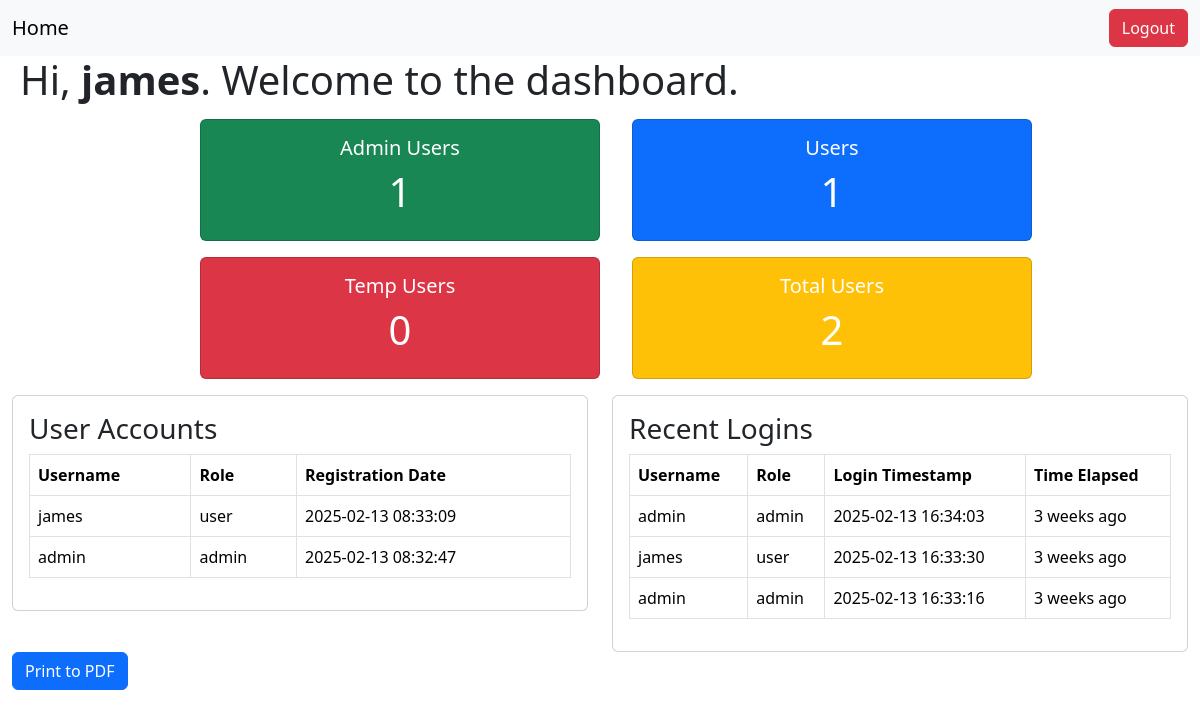
/admin/dashboard.php (signed in), run on the app's committed database.
### tables this page shows
CREATE TABLE `users` (
  `id` int(11) NOT NULL,
  `username` varchar(50) NOT NULL UNIQUE,   
  `password` varchar(255) NOT NULL,
  `user_type` enum('admin','user') NOT NULL DEFAULT 'user',
  `last_login` datetime DEFAULT NULL,
  `created_at` timestamp NOT NULL DEFAULT current_timestamp()
);

### admin/dashboard.php (the view, shortened to what this page needs)
<?php
require_once "../db/config.php";
function getUserStatistics($pdo) {
    $stats = [
        "admin" => 0,
        "user" => 0,
        "temp-user" => 0,
        "total" => 0
    ];
    $sql = "SELECT user_type, COUNT(*) as count FROM users GROUP BY user_type";
    if ($stmt = $pdo->prepare($sql)) {
        if ($stmt->execute()) {
            while ($row = $stmt->fetch(PDO::FETCH_ASSOC)) {
                $stats[$row["user_type"]] = $row["count"];
            }
        }
    }
    $stats["total"] = array_sum($stats);
    return $stats;
}
$userStats = getUserStatistics($pdo);
$userAccounts = [];
$sql = "SELECT username, user_type, created_at FROM users ORDER BY created_at DESC";
if ($stmt = $pdo->prepare($sql)) {
    if ($stmt->execute()) {
        $userAccounts = $stmt->fetchAll(PDO::FETCH_ASSOC);
    }
}
$recentLogins = [];
$sql = "SELECT u.username, u.user_type, l.login_time FROM login_logs l JOIN users u ON l.user_id = u.id ORDER BY l.login_time DESC";
if ($stmt = $pdo->prepare($sql)) {
    if ($stmt->execute()) {
        $recentLogins = $stmt->fetchAll(PDO::FETCH_ASSOC);
    }
}
?>
<!DOCTYPE html>
<html lang="en">
<head>
    <link href="https://cdn.jsdelivr.net/npm/bootstrap@5.3.3/dist/css/bootstrap.min.css" rel="stylesheet">
</head>
<body>
    <nav class="navbar navbar-expand-lg bg-body-tertiary">
        <div class="container-fluid">
            <a class="navbar-brand" href="dashboard.php">Home</a>
            <div class="collapse navbar-collapse" id="navbarSupportedContent">
                <form class="d-flex" role="search">
                    <a href="../logout.php" class="btn btn-danger">Logout</a>
                </form>
            </div>
        </div>
    </nav>
    <h1 style="margin-left:20px">Hi, <b><?php echo htmlspecialchars($_SESSION["username"]); ?></b>. Welcome to the dashboard.</h1>
<div id="dashboardContent">
    <div class="flex-container">
        <div class="card text-bg-success mb-3">
            <div class="card-body">
                <h5 class="card-title">Admin Users</h5>
                <h1 id="totalAdmins"><?php echo $userStats['admin']; ?></h1>
            </div>
        </div>
        <div class="card text-bg-primary mb-3">
            <div class="card-body">
                <h5 class="card-title">Users</h5>
                <h1 id="totalUsers"><?php echo $userStats['user']; ?></h1>
            </div>
        </div>
        <div class="card text-bg-danger text-white mb-3">
            <div class="card-body">
                <h5 class="card-title">Temp Users</h5>
                <h1 id="totalTempUsers"><?php echo $userStats['temp-user']; ?></h1>
            </div>
        </div>
        <div class="card text-bg-warning text-white mb-3">
            <div class="card-body">
                <h5 class="card-title">Total Users</h5>
                <h1 id="totalAllUsers"><?php echo $userStats['total']; ?></h1>
            </div>
        </div>
    </div>
    <div class="container-fluid">
        <div class="row">
            <div class="col">
                <div class="card">
                    <div class="card-body">
                        <h3>User Accounts</h3>
                        <table id="userAccounts" class="table table-bordered">
                            <thead>
                                <tr>
                                    <th>Username</th>
                                    <th>Role</th>
                                    <th>Registration Date</th>
                                </tr>
                            </thead>
                            <tbody>
                                <?php foreach ($userAccounts as $user): ?>
                                <tr>
                                    <td><?php echo htmlspecialchars($user['username']); ?></td>
                                    <td><?php echo htmlspecialchars($user['user_type']); ?></td>
                                    <td><?php echo date("Y-m-d H:i:s", strtotime($user['created_at'])); ?></td>
                                </tr>
                                <?php endforeach; ?>
                            </tbody>
                        </table>
                    </div>
                </div>
            </div>
            <div class="col">
                <div class="card">
                    <div class="card-body">
                        <h3>Recent Logins</h3>
                        <table id="recentLogin" class="table table-bordered">
                            <thead>
                                <tr>
                                    <th>Username</th>
                                    <th>Role</th>
                                    <th>Login Timestamp</th>
                                    <th>Time Elapsed</th>
                                </tr>
                            </thead>
                            <tbody>
                                <?php foreach ($recentLogins as $login): ?>
                                <tr data-login-time="<?php echo htmlspecialchars($login['login_time']); ?>">
                                    <td><?php echo htmlspecialchars($login['username']); ?></td>
                                    <td><?php echo htmlspecialchars($login['user_type']); ?></td>
                                    <td><?php echo date("Y-m-d H:i:s", strtotime($login['login_time'])); ?></td>
                                    <td class="time-elapsed"></td>
                                </tr>
                                <?php endforeach; ?>
                            </tbody>
                        </table>
                    </div>
                </div>
            </div>
        </div>
        <button class="btn btn-primary" onclick="printToPDF()">Print to PDF</button>
    </div>
</div>
</body>
</html>

### admin/dashboard.php (style rules this page uses)
.flex-container { display: flex; flex-direction: wrap; flex-wrap: wrap; justify-content: center; margin-top: 15px; }
.flex-container > div { background-color: #f1f1f1; width: 400px; margin-left: 2rem; text-align: center; }

### data on the page
users: username "james", user_type "user", created_at "2025-02-13 08:33:09"
users: username "admin", user_type "admin", created_at "2025-02-13 08:32:47"

### other printed values
$_SESSION["username"] "james"
$userStats['admin'] "1"
$userStats['user'] "1"
$userStats['temp-user'] "0"
$userStats['total'] "2"
$login['username'] "admin"
$login['user_type'] "admin"
date("Y-m-d H:i:s", strtotime($login['login_time'])) "2025-02-13 16:34:03"
$login['username'] "james"
$login['user_type'] "user"
date("Y-m-d H:i:s", strtotime($login['login_time'])) "2025-02-13 16:33:30"
date("Y-m-d H:i:s", strtotime($login['login_time'])) "2025-02-13 16:33:16"
